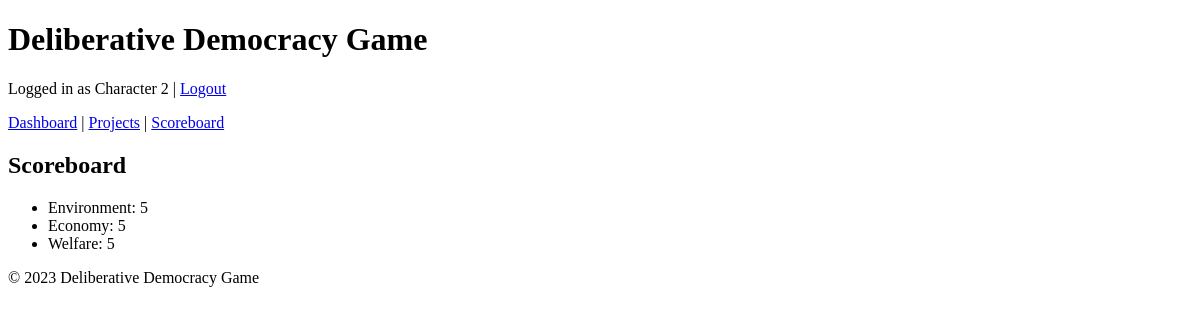
The app's page /scoreboard (signed in), older data.
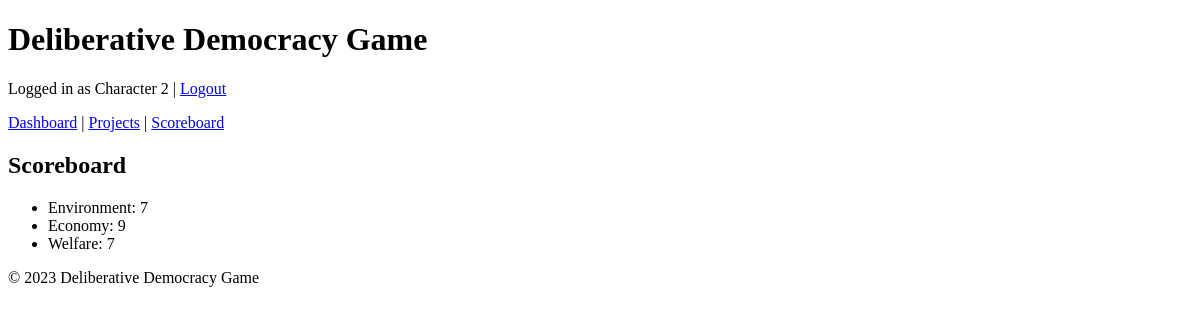
The same page, newer data.
### app/models.py (models this page shows)
class CommonMetric(db.Model):
    __tablename__ = "common_metrics"
    id = db.Column(db.Integer, primary_key=True)
    type = db.Column(
        db.String(64), nullable=False
    )  # 'Environment', 'Economy', 'Welfare'
    value = db.Column(db.Integer, default=0, nullable=False)

### app/routes.py (the view)
@main.route("/scoreboard")
@login_required
def score_board():
    common_metrics = CommonMetric.query.all()
    return render_template("score_board.html", metrics=common_metrics)

### app/routes.py (called while the page is built)
@login_manager.user_loader
def load_user(user_id):
    return User.query.get(int(user_id))

### app/templates/score_board.html (shortened to what this page needs)
{% extends "base.html" %}
{% block content %}
<h2>Scoreboard</h2>
<ul>
    {% for metric in metrics %}
    <li>{{ metric.type }}: {{ metric.value }}</li>
    {% endfor %}
</ul>
{% endblock %}

Row changes from the older to the newer data that the page shows:
changed CommonMetric "Environment": value "5" → "7"
changed CommonMetric "Economy": value "5" → "9"
changed CommonMetric "Welfare": value "5" → "7"
